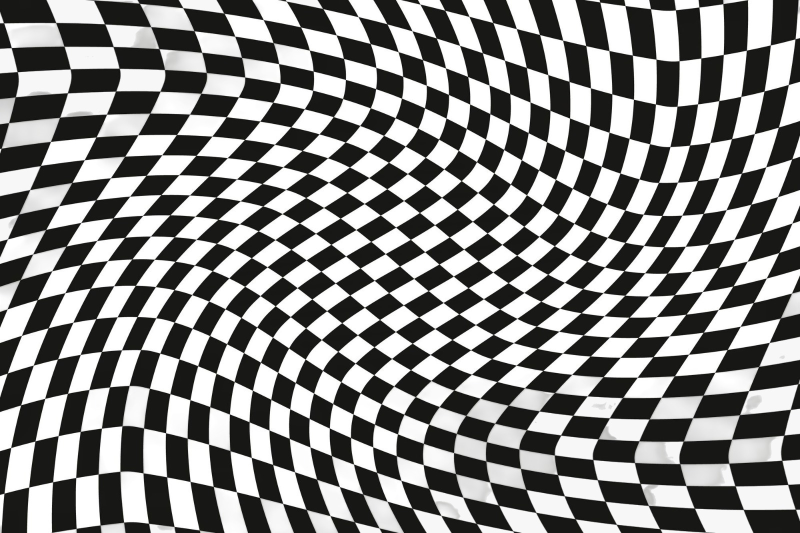
#> input picture hafta2/dama.jpg, 1600 x 1066 px (shown at 1/2 size)
$ python histogram_thread.py
#> lines starting #> are read from the running program, lines starting #| are printed output that depends on the picture; after the words box and inside, x2 and y2 are one past the last pixel; in counts of white or black regions, pixels touching at a corner belong together
"""Ödev 3: Dört parçanın histogramlarını thread ile hesaplayıp birleştir.

Kullanım: python histogram_thread.py [girdi] [cikti]
Varsayılan: dama.jpg ve cikti klasörü.
"""
import argparse
from concurrent.futures import ThreadPoolExecutor
from pathlib import Path

import cv2
import numpy as np

KLASOR = Path(__file__).resolve().parent


def tum_histogram(gri):
    return np.bincount(gri.ravel(), minlength=256)


def _bol(gri):
    h, w = gri.shape
    y, x = h // 2, w // 2
    return [gri[:y, :x], gri[:y, x:], gri[y:, :x], gri[y:, x:]]


def parca_histogramlari(gri, paralel=True):
    parcalar = _bol(gri)
    if paralel:
        with ThreadPoolExecutor(max_workers=4) as havuz:
            return list(havuz.map(tum_histogram, parcalar))
    return [tum_histogram(parca) for parca in parcalar]


def histogramlari_birlestir(histogramlar):
    return np.sum(histogramlar, axis=0)


def histogram_grafigi(histogram):
    yukseklik, genislik = 400, 512
    grafik = np.zeros((yukseklik, genislik), dtype=np.uint8)
    olcekli = cv2.normalize(histogram.astype(np.float32), None, 0, yukseklik - 30, cv2.NORM_MINMAX).ravel()
    for i, deger in enumerate(olcekli):
        cv2.line(grafik, (i * 2, yukseklik - 1), (i * 2, yukseklik - 1 - int(deger)), 255, 1)
    cv2.putText(grafik, "Gri seviye histogrami", (12, 22), cv2.FONT_HERSHEY_SIMPLEX, 0.55, 255, 1)
    cv2.putText(grafik, "0", (4, yukseklik - 6), cv2.FONT_HERSHEY_SIMPLEX, 0.4, 180, 1)
    cv2.putText(grafik, "255", (genislik - 42, yukseklik - 6), cv2.FONT_HERSHEY_SIMPLEX, 0.4, 180, 1)
    return grafik


def main():
    ap = argparse.ArgumentParser(description="Parça histogramlarını paralel hesapla ve çiz.")
    ap.add_argument("girdi", nargs="?", type=Path, default=KLASOR / "dama.jpg")
    ap.add_argument("cikti", nargs="?", type=Path, default=KLASOR / "cikti")
    args = ap.parse_args()
    gri = cv2.imread(str(args.girdi), cv2.IMREAD_GRAYSCALE)
#> gri: shape (1066, 1600); min 0, max 255, mean 135.3
    if gri is None:
        raise SystemExit(f"Görüntü okunamadı: {args.girdi}")
    ana = histogramlari_birlestir(parca_histogramlari(gri, paralel=True))
#> in parca_histogramlari, `parcalar = _bol(gri)`: parcalar = 4 items
#> ana = 256 values, max 387079 at index 255, min 9 at index 0, mean 6662.5
    assert np.array_equal(ana, tum_histogram(gri)), "Parça ve tam görüntü histogramları eşit değil."
    args.cikti.mkdir(parents=True, exist_ok=True)
    if not cv2.imwrite(str(args.cikti / "histogram.png"), histogram_grafigi(ana)):
#> in histogram_grafigi, `olcekli = cv2.normalize(histogram.astype(np.float32), None, 0, yuksekl..`: olcekli = 256 values, max 370 at index 255, min -2.91e-10 at index 0, mean 6.36
#> the loop in histogram_grafigi, `for i, deger in enumerate(olcekli):` made 256 passes
#> deger on passes 1 to 3: -2.91e-10, 0.00287, 0.00956
#> after the loop in histogram_grafigi, `for i, deger in enumerate(olcekli):`:
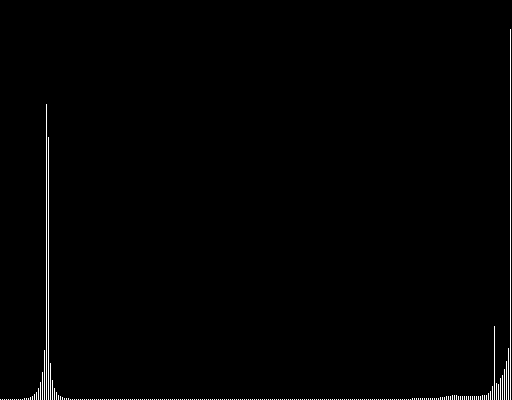
#> grafik: shape (400, 512); 0.87% white in thin lines or dots
#> in histogram_grafigi, `cv2.putText(grafik, "Gri seviye histogrami", (12, 22), cv2.FONT_HERSHE..`:
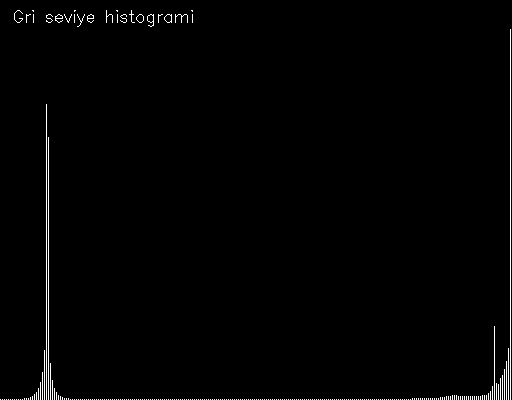
#> grafik: shape (400, 512); 1.1% white in thin lines or dots
#> in histogram_grafigi, `cv2.putText(grafik, "0", (4, yukseklik - 6), cv2.FONT_HERSHEY_SIMPLEX,..`: grafik: shape (400, 512); 0.01% of pixels changed, all inside (x1, y1, x2, y2) = (5, 386, 12, 395)
#> in histogram_grafigi, `cv2.putText(grafik, "255", (genislik - 42, yukseklik - 6), cv2.FONT_HE..`: grafik: shape (400, 512); min 0, max 255, mean 2.8
        raise SystemExit("histogram.png yazılamadı.")
    print(f"4 parça histogramı birleşti; toplam piksel: {int(ana.sum())}; tam histogramla eşit.")
#| 4 parça histogramı birleşti; toplam piksel: 1705600; tam histogramla eşit.


if __name__ == "__main__":
    main()
